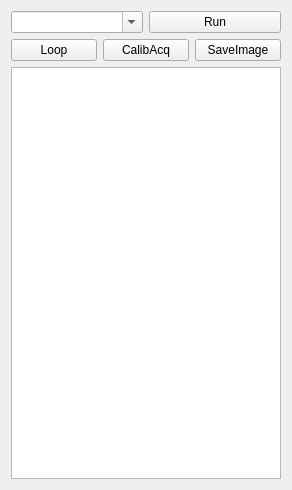
<?xml version="1.0" encoding="UTF-8"?>
<ui version="4.0">
 <class>Widget</class>
 <widget class="QWidget" name="Widget">
  <property name="geometry">
   <rect>
    <x>0</x>
    <y>0</y>
    <width>292</width>
    <height>490</height>
   </rect>
  </property>
  <property name="windowTitle">
   <string>Widget</string>
  </property>
  <layout class="QGridLayout" name="gridLayout">
   <item row="0" column="0">
    <widget class="QComboBox" name="comboBox">
     <property name="editable">
      <bool>true</bool>
     </property>
    </widget>
   </item>
   <item row="0" column="1">
    <widget class="QPushButton" name="pushButton_run">
     <property name="text">
      <string>Run</string>
     </property>
    </widget>
   </item>
   <item row="1" column="0" colspan="2">
    <layout class="QHBoxLayout" name="horizontalLayout">
     <item>
      <widget class="QPushButton" name="pushButton_1">
       <property name="text">
        <string>Loop</string>
       </property>
      </widget>
     </item>
     <item>
      <widget class="QPushButton" name="pushButton_2">
       <property name="text">
        <string>CalibAcq</string>
       </property>
      </widget>
     </item>
     <item>
      <widget class="QPushButton" name="pushButton_3">
       <property name="text">
        <string>SaveImage</string>
       </property>
      </widget>
     </item>
    </layout>
   </item>
   <item row="2" column="0" colspan="2">
    <widget class="QPlainTextEdit" name="plainTextEdit"/>
   </item>
  </layout>
 </widget>
 <layoutdefault spacing="6" margin="11"/>
 <resources/>
 <connections/>
</ui>
